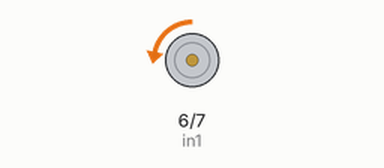
The sketch below on a simulated Arduino Uno, built with avr-gcc and run on an emulated ATmega328P. Parts: motor-driver pin pairs drawn as motors (green arrow = first pin HIGH = forward, orange = second pin HIGH = backward, longer = more drive, scaled by the enable pin).

Above: at 3.5 s.
At 8.5 s:
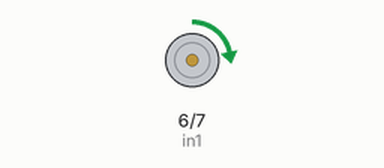
Timing chart, 0 to 14.0 s (numbered marks = the images above):
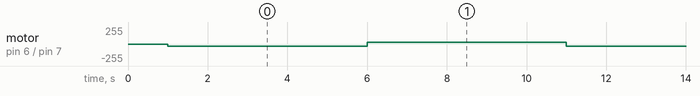

The sketch:

forward_backward_l298n.ino
```cpp
/*

  Sketch adapted to control L298N.
  Source: https://howtomechatronics.com/tutorials/arduino/arduino-dc-motor-control-tutorial-l298n-pwm-h-bridge/

*/

const int enA = 9;
const int in1 = 6;
const int in2 = 7;
const int motorLow = 30;
const int motorHigh = 80;

void setup() {
  pinMode(enA, OUTPUT);
  pinMode(in1, OUTPUT);
  pinMode(in2, OUTPUT);

  // Allow a slight delay upon start.
  delay(1000);

  // Initialize the direction
  digitalWrite(in1, LOW);
  digitalWrite(in2, HIGH);

  // PWM to L298N (0-255)
  analogWrite(enA, motorLow);
}

void loop() {

  // Initialize the direction
  digitalWrite(in1, LOW);
  digitalWrite(in2, HIGH);
  delay(5000);

  // We are going forward/backward for 5 seconds
  // then we change directions.
  digitalWrite(in1, HIGH);
  digitalWrite(in2, LOW);
  delay(5000);
}
```

Measured:
- by itself, motor on pin 6 (in1) / pin 7 (in2): alternates forward 30/255 for 5.0 s and backward 30/255 for 5.0 s
